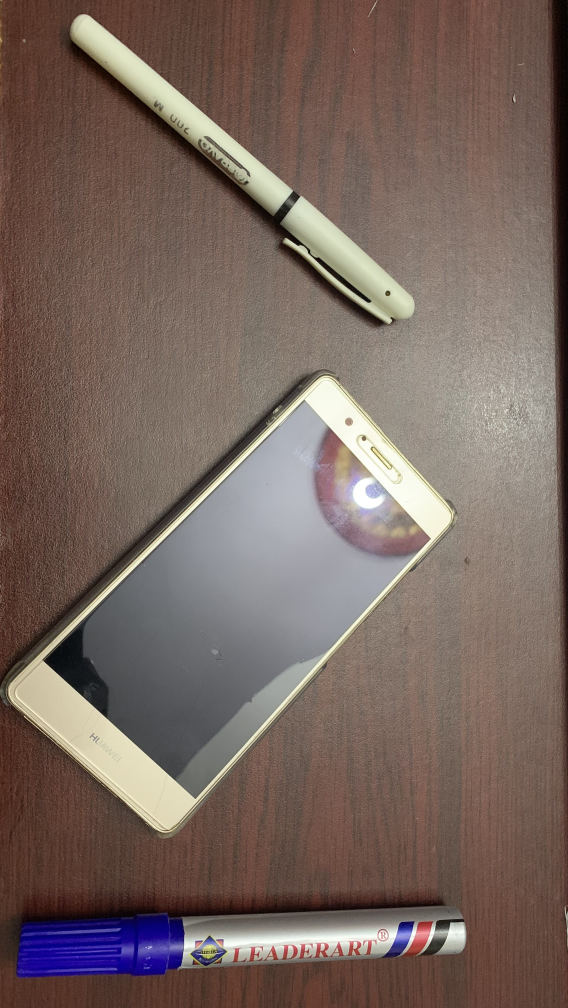
#> input picture reflective_object.jpg, 2272 x 4032 px (shown at 1/4 size)
$ jupyter execute --allow-errors cv2_descriptors.ipynb
#> lines starting #> are read from the running program, lines starting #| are printed output that depends on the picture
[cell 1]
#mathhmatical modules =====================================
import numpy as np
import math
#==========================================================
#scikit-learning modules ==================================
from sklearn.cluster import KMeans
from matplotlib import pyplot as plt,image
#==========================================================
#scikit-image =============================================
import skimage.io as io
from skimage.exposure import histogram
from skimage.color import rgb2gray,rgb2hsv,label2rgb
from skimage.util import random_noise
from skimage.feature import canny
from skimage.measure import label
from skimage.filters import gaussian,thresholding,threshold_otsu
import skimage.restoration as resto
from skimage import img_as_float,img_as_ubyte
import skimage.segmentation as seg
#==========================================================
#scipy lib for transformative operations ==================
from scipy.signal import convolve2d
from scipy import fftpack,ndimage
#==========================================================
#Comprehensive Image libraries ============================
import cv2
# import cvlib as cv
#==========================================================
#quality assessment modules ===============================
import imquality.brisque as brisque
#==========================================================
from sklearn.metrics.pairwise import cosine_similarity,euclidean_distances
#==========================================================
import commonfunctions #======important functions===
#==========================================================
# import rembg  as rm #background removal libraries =========
import PIL as PL #image control ===========================
#==========================================================
# import cvzone as zone #====================================
from cvzone.SelfiSegmentationModule import SelfiSegmentation
import os #================================================

[cell 2]
# [18 lines left out: function extract_objects_contours, not called in this run]

[cell 3]
# [20 lines left out: function applySift, not called in this run]

[cell 4]
# [80 lines left out: function find_matching_boxes, not called in this run]

[cell 5]
def filter_based_on_image_quality(img):
    segmenentor = SelfiSegmentation()
    filtered_1 = img
    filtered_2 =img # segmenentor.removeBG(img,(255,255,255))
    # commonfunctions.show_images([filtered_1,filtered_2],["segmented image 1","segmented image 2"])
    starting_k = math.sqrt(2)
    starting_sigma = 1.5
    X = 0
    # [9 lines of commented-out code are left out]

# [6 lines left out: function segment_extraction, not called in this run]

[cell 6]
pen_cluttered = cv2.imread('./reflective_object.jpg', 0) # Template
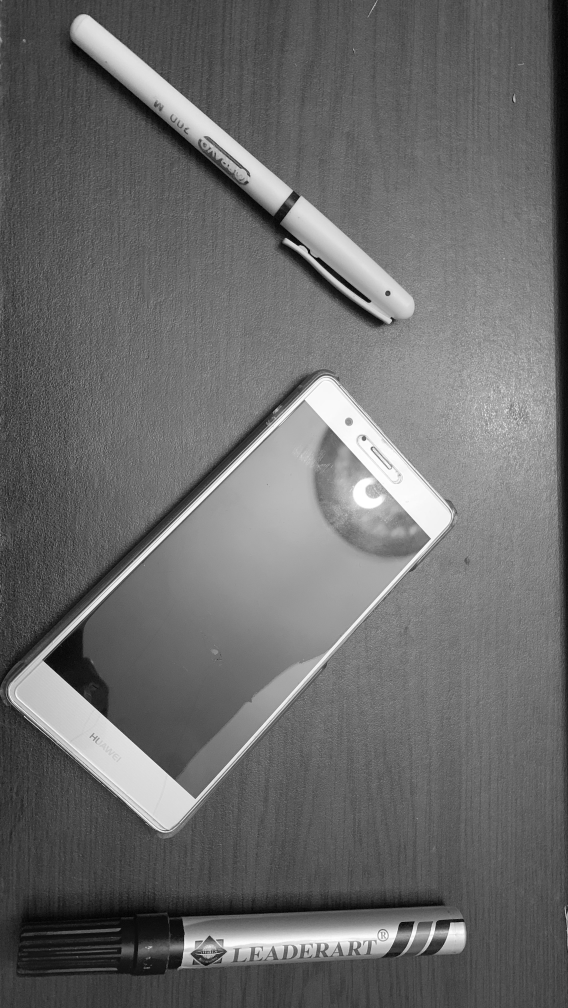
#> pen_cluttered: shape (4032, 2272) (shown at 1/4 size); min 0, max 255, mean 106.5
pen_cluttered = cv2.cvtColor(pen_cluttered, cv2.COLOR_BGR2RGB)
#> pen_cluttered: shape (4032, 2272, 3)
filter_based_on_image_quality(pen_cluttered)
#> (the call stopped at in filter_based_on_image_quality, `segmenentor = SelfiSegmentation()`: cvzone is not available in this run)


$ run again, with OIP.jpg copied over reflective_object.jpg
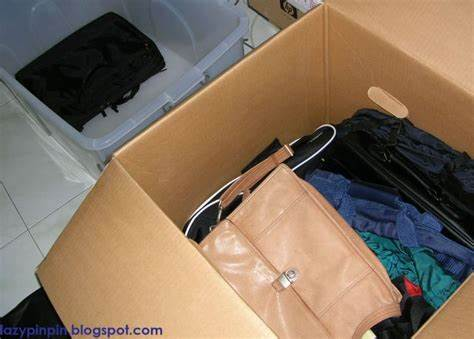
#> input picture OIP.jpg, 474 x 339 px
#> `pen_cluttered = cv2.imread('./reflective_object.jpg', 0)`:
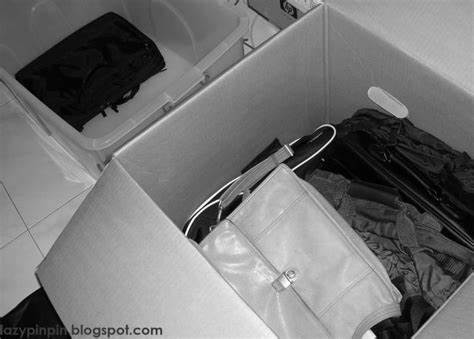
#> pen_cluttered: shape (339, 474); min 0, max 255, mean 116.6

$ run again, with arduino_alone.jpg copied over reflective_object.jpg
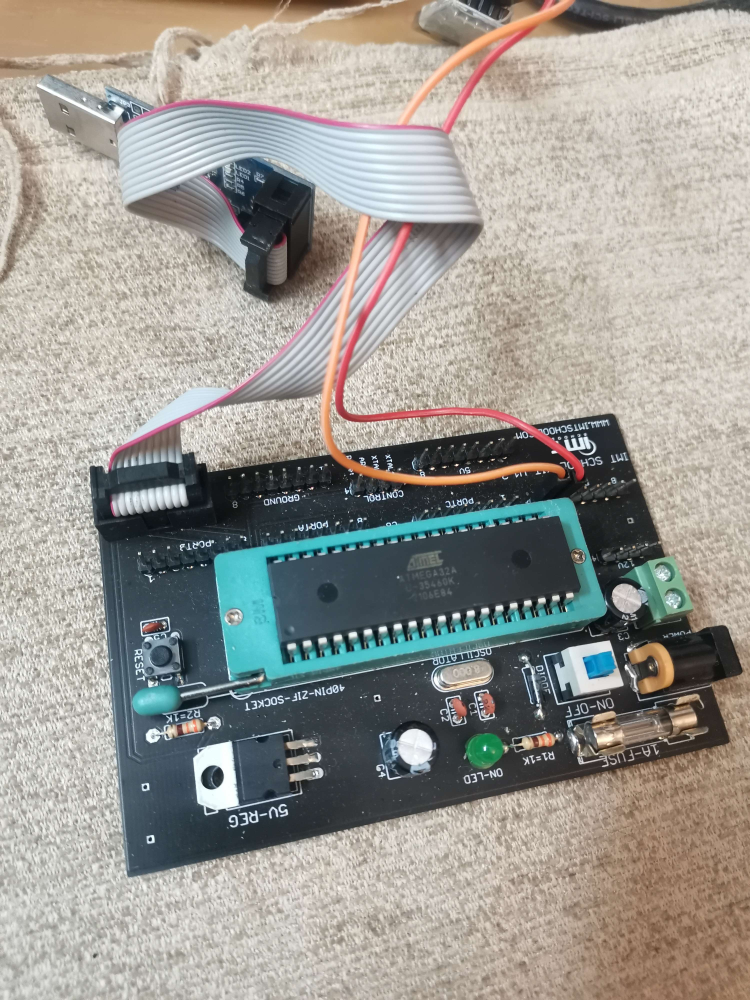
#> input picture arduino_alone.jpg, 3000 x 4000 px (shown at 1/4 size)
#> `pen_cluttered = cv2.imread('./reflective_object.jpg', 0)`:
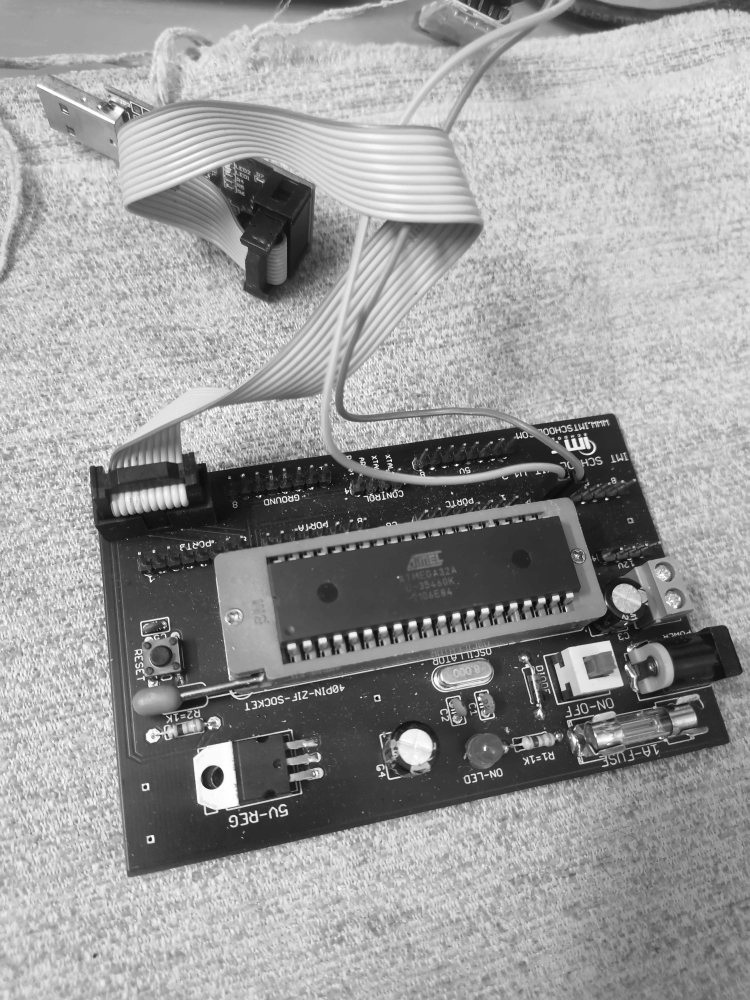
#> pen_cluttered: shape (4000, 3000) (shown at 1/4 size); min 0, max 255, mean 153.3

$ run again, with arduino_chip_highlighted.jpg copied over reflective_object.jpg
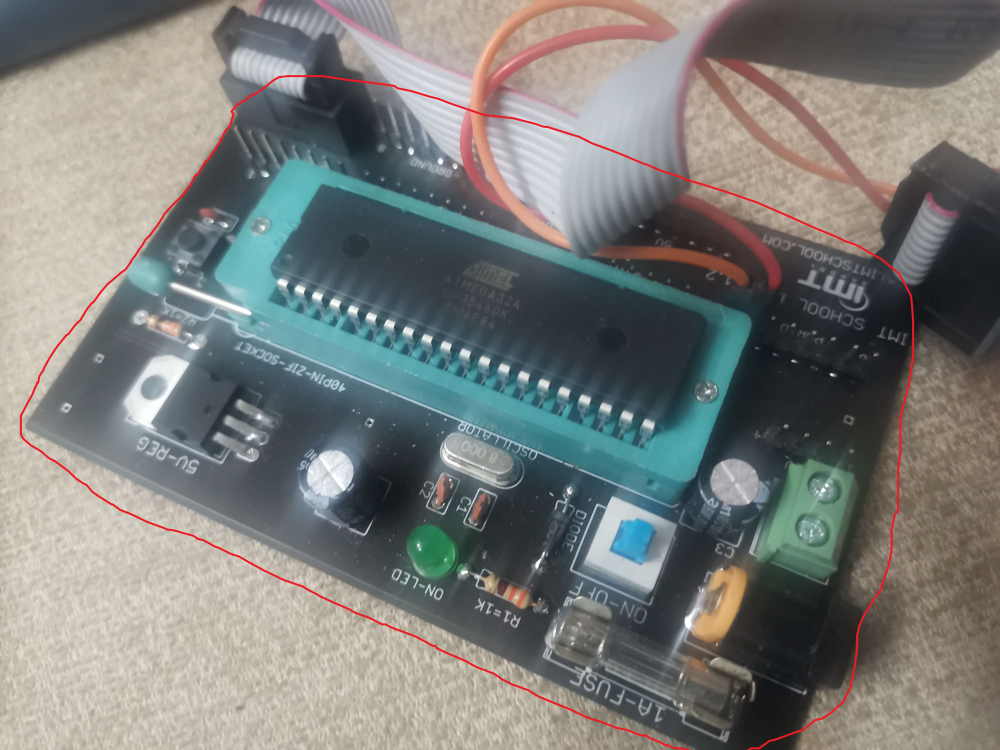
#> input picture arduino_chip_highlighted.jpg, 4000 x 3000 px (shown at 1/4 size)
#> `pen_cluttered = cv2.imread('./reflective_object.jpg', 0)`:
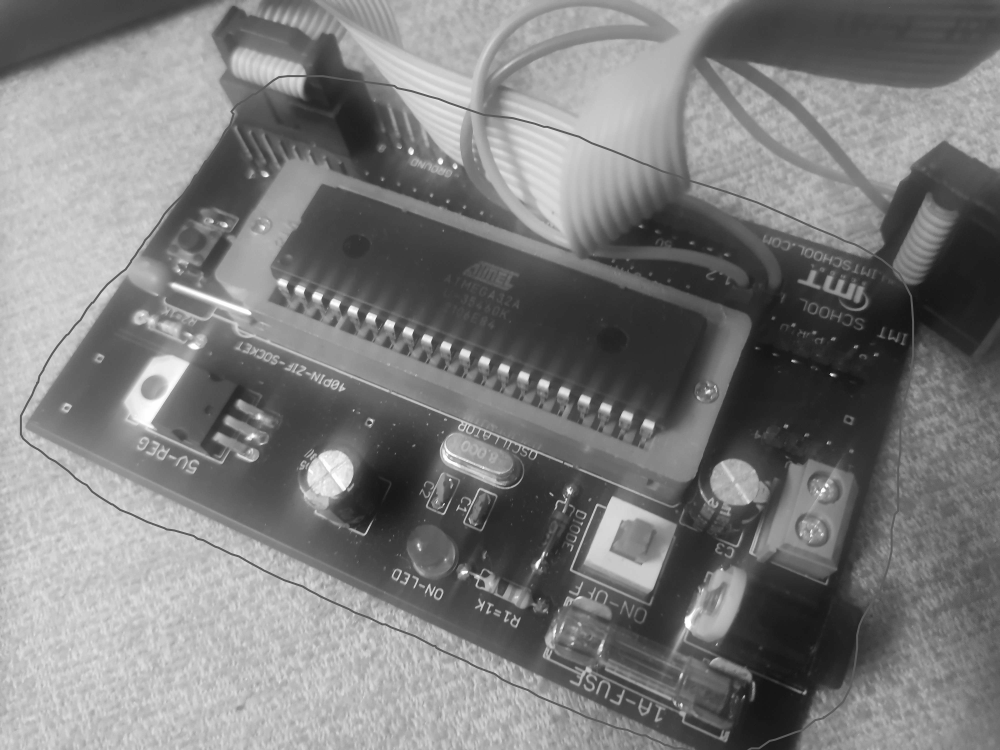
#> pen_cluttered: shape (3000, 4000) (shown at 1/4 size); min 0, max 255, mean 124.5
